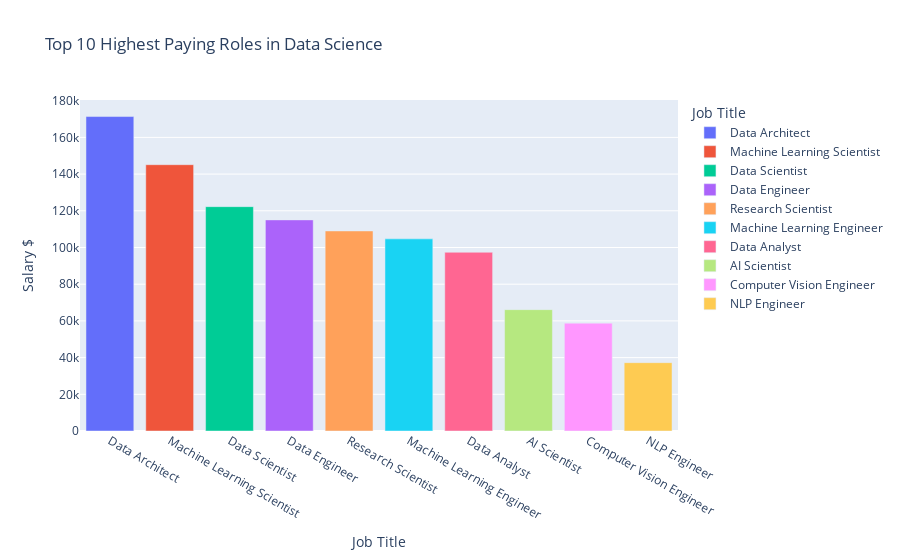

Notebook code cell kept with this figure:
### Code cell
fig=px.bar(role_salary, x='job_title',y='salary_in_usd',color='job_title',
    labels={'job_title':'Job Title','salary_in_usd':'Salary $'},
    title='Top 10 Highest Paying Roles in Data Science')
fig.show()

### Figure 1 — Plotly figure (JSON) as saved in the notebook; plotly's stock layout.template omitted (floating-point values rounded to 4 significant figures)
{"data": [{"alignmentgroup": "True", "hovertemplate": "Job Title=%{x}<br>Salary $=%{y}<extra></extra>", "legendgroup": "Data Architect", "marker": {"color": "#636efa", "pattern": {"shape": ""}}, "name": "Data Architect", "offsetgroup": "Data Architect", "orientation": "v", "showlegend": true, "textposition": "auto", "type": "bar", "x": ["Data Architect"], "xaxis": "x", "y": [171400.0], "yaxis": "y"}, {"alignmentgroup": "True", "hovertemplate": "Job Title=%{x}<br>Salary $=%{y}<extra></extra>", "legendgroup": "Machine Learning Scientist", "marker": {"color": "#EF553B", "pattern": {"shape": ""}}, "name": "Machine Learning Scientist", "offsetgroup": "Machine Learning Scientist", "orientation": "v", "showlegend": true, "textposition": "auto", "type": "bar", "x": ["Machine Learning Scientist"], "xaxis": "x", "y": [145100.0], "yaxis": "y"}, {"alignmentgroup": "True", "hovertemplate": "Job Title=%{x}<br>Salary $=%{y}<extra></extra>", "legendgroup": "Data Scientist", "marker": {"color": "#00cc96", "pattern": {"shape": ""}}, "name": "Data Scientist", "offsetgroup": "Data Scientist", "orientation": "v", "showlegend": true, "textposition": "auto", "type": "bar", "x": ["Data Scientist"], "xaxis": "x", "y": [122300.0], "yaxis": "y"}, {"alignmentgroup": "True", "hovertemplate": "Job Title=%{x}<br>Salary $=%{y}<extra></extra>", "legendgroup": "Data Engineer", "marker": {"color": "#ab63fa", "pattern": {"shape": ""}}, "name": "Data Engineer", "offsetgroup": "Data Engineer", "orientation": "v", "showlegend": true, "textposition": "auto", "type": "bar", "x": ["Data Engineer"], "xaxis": "x", "y": [115000.0], "yaxis": "y"}, {"alignmentgroup": "True", "hovertemplate": "Job Title=%{x}<br>Salary $=%{y}<extra></extra>", "legendgroup": "Research Scientist", "marker": {"color": "#FFA15A", "pattern": {"shape": ""}}, "name": "Research Scientist", "offsetgroup": "Research Scientist", "orientation": "v", "showlegend": true, "textposition": "auto", "type": "bar", "x": ["Research Scientist"], "xaxis": "x", "y": [109000.0], "yaxis": "y"}, {"alignmentgroup": "True", "hovertemplate": "Job Title=%{x}<br>Salary $=%{y}<extra></extra>", "legendgroup": "Machine Learning Engineer", "marker": {"color": "#19d3f3", "pattern": {"shape": ""}}, "name": "Machine Learning Engineer", "offsetgroup": "Machine Learning Engineer", "orientation": "v", "showlegend": true, "textposition": "auto", "type": "bar", "x": ["Machine Learning Engineer"], "xaxis": "x", "y": [104700.0], "yaxis": "y"}, {"alignmentgroup": "True", "hovertemplate": "Job Title=%{x}<br>Salary $=%{y}<extra></extra>", "legendgroup": "Data Analyst", "marker": {"color": "#FF6692", "pattern": {"shape": ""}}, "name": "Data Analyst", "offsetgroup": "Data Analyst", "orientation": "v", "showlegend": true, "textposition": "auto", "type": "bar", "x": ["Data Analyst"], "xaxis": "x", "y": [97400.0], "yaxis": "y"}, {"alignmentgroup": "True", "hovertemplate": "Job Title=%{x}<br>Salary $=%{y}<extra></extra>", "legendgroup": "AI Scientist", "marker": {"color": "#B6E880", "pattern": {"shape": ""}}, "name": "AI Scientist", "offsetgroup": "AI Scientist", "orientation": "v", "showlegend": true, "textposition": "auto", "type": "bar", "x": ["AI Scientist"], "xaxis": "x", "y": [66140.0], "yaxis": "y"}, {"alignmentgroup": "True", "hovertemplate": "Job Title=%{x}<br>Salary $=%{y}<extra></extra>", "legendgroup": "Computer Vision Engineer", "marker": {"color": "#FF97FF", "pattern": {"shape": ""}}, "name": "Computer Vision Engineer", "offsetgroup": "Computer Vision Engineer", "orientation": "v", "showlegend": true, "textposition": "auto", "type": "bar", "x": ["Computer Vision Engineer"], "xaxis": "x", "y": [58770.0], "yaxis": "y"}, {"alignmentgroup": "True", "hovertemplate": "Job Title=%{x}<br>Salary $=%{y}<extra></extra>", "legendgroup": "NLP Engineer", "marker": {"color": "#FECB52", "pattern": {"shape": ""}}, "name": "NLP Engineer", "offsetgroup": "NLP Engineer", "orientation": "v", "showlegend": true, "textposition": "auto", "type": "bar", "x": ["NLP Engineer"], "xaxis": "x", "y": [37236], "yaxis": "y"}], "layout": {"barmode": "relative", "legend": {"title": {"text": "Job Title"}, "tracegroupgap": 0}, "title": {"text": "Top 10 Highest Paying Roles in Data Science"}, "xaxis": {"anchor": "y", "categoryarray": ["Data Architect", "Machine Learning Scientist", "Data Scientist", "Data Engineer", "Research Scientist", "Machine Learning Engineer", "Data Analyst", "AI Scientist", "Computer Vision Engineer", "NLP Engineer"], "categoryorder": "array", "domain": [0, 1], "title": {"text": "Job Title"}}, "yaxis": {"anchor": "x", "domain": [0, 1], "title": {"text": "Salary $"}}}}
